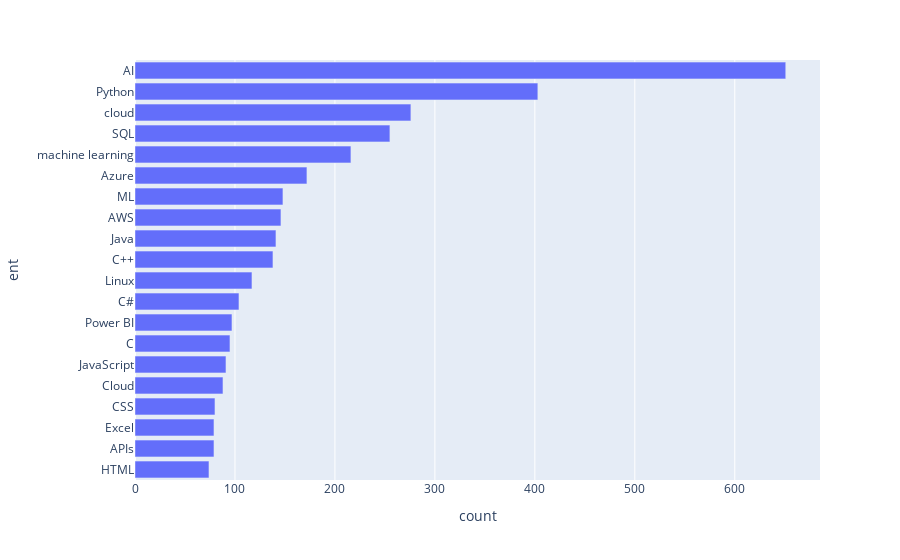

This figure's notebook cell:
### Code cell
fig = px.bar(ent_df.loc[ent_df['type'] == 'LANG_FRAM', 'ent'].value_counts().head(20), x='count')
fig.update_layout(yaxis={'categoryorder':'total ascending'})
fig.show()

### Figure 1 — Plotly figure (JSON) as saved in the notebook; plotly's stock layout.template omitted (floating-point values rounded to 4 significant figures)
{"data": [{"alignmentgroup": "True", "hovertemplate": "count=%{x}<br>ent=%{y}<extra></extra>", "legendgroup": "", "marker": {"color": "#636efa", "pattern": {"shape": ""}}, "name": "", "offsetgroup": "", "orientation": "h", "showlegend": false, "textposition": "auto", "type": "bar", "x": [651, 403, 276, 255, 216, 172, 148, 146, 141, 138, 117, 104, 97, 95, 91, 88, 80, 79, 79, 74], "xaxis": "x", "y": ["AI", "Python", "cloud", "SQL", "machine learning", "Azure", "ML", "AWS", "Java", "C++", "Linux", "C#", "Power BI", "C", "JavaScript", "Cloud", "CSS", "APIs", "Excel", "HTML"], "yaxis": "y"}], "layout": {"barmode": "relative", "legend": {"tracegroupgap": 0}, "margin": {"t": 60}, "xaxis": {"anchor": "y", "domain": [0, 1], "title": {"text": "count"}}, "yaxis": {"anchor": "x", "categoryorder": "total ascending", "domain": [0, 1], "title": {"text": "ent"}}}}
